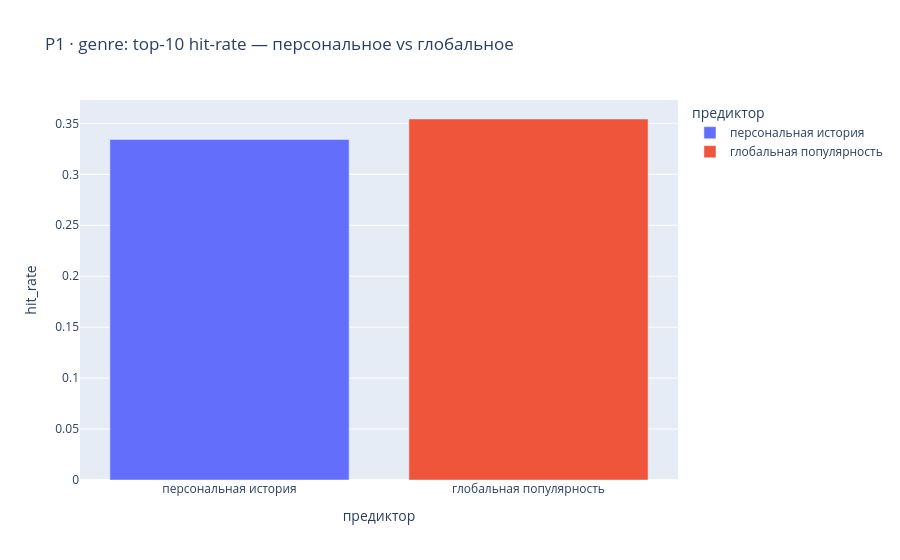

Notebook code cell kept with this figure:
### Markdown cell above
## 4. Персональная история vs глобальная популярность (top-10 hit-rate) — решающий тест

repeat-mass (§3) сам по себе неоднозначен: глобальный head тоже покрывает ~42% массы. Поэтому сравним **в лоб**, насколько вчерашний top-10 жанров предсказывает сегодняшний персональный top-10:

- **персональный предиктор** — вчерашний top-10 *этого юзера*;
- **глобальный предиктор** — вчерашний глобальный top-10 (популярность).

Если персональный hit-rate заметно выше глобального — персональная per-(user, item) память несёт сигнал сверх популярности → **идея жива**.

### Code cell
K = 10

def topk(df, by, val, k=K):
    return (df.with_columns(pl.col(val).rank("ordinal", descending=True).over(by).alias("rk"))
              .filter(pl.col("rk") <= k))

# сегодняшний персональный top-K (что предсказываем) + привязка к предыдущему дню юзера
cur_top = topk(cur, ["user_id", "ts"], "p").select(["user_id", "ts", "genre"]) \
            .join(pairs, on=["user_id", "ts"])

# персональный предиктор: вчерашний top-K этого юзера
self_prev = topk(cur, ["user_id", "ts"], "p").select(
    ["user_id", pl.col("ts").alias("prev_ts"), "genre"]).with_columns(pl.lit(1).alias("self_hit"))

# глобальный предиктор: вчерашний глобальный top-K по СУММАРНОЙ массе (популярность по охвату,
# а не по интенсивности у немногих) — это честный, сильный неперсональный baseline
glob = norm.group_by(["ts", "genre"]).agg(pl.col("p").sum().alias("g"))
glob_prev = topk(glob, ["ts"], "g").select(
    [pl.col("ts").alias("prev_ts"), "genre"]).with_columns(pl.lit(1).alias("glob_hit"))

hits = (cur_top
        .join(self_prev, on=["user_id", "prev_ts", "genre"], how="left")
        .join(glob_prev, on=["prev_ts", "genre"], how="left")
        .with_columns([pl.col("self_hit").fill_null(0), pl.col("glob_hit").fill_null(0)])
        .group_by(["user_id", "ts"])
        .agg([pl.col("self_hit").sum().alias("ns"),
              pl.col("glob_hit").sum().alias("ng"),
              pl.len().alias("k")])
        .with_columns([(pl.col("ns") / pl.col("k")).alias("hit_self"),
                       (pl.col("ng") / pl.col("k")).alias("hit_global")]))

hs, hg = hits["hit_self"].mean(), hits["hit_global"].mean()
print(f"top-{K} hit-rate (предсказание сегодняшнего персонального top-{K}):")
print(f"  персональная история : {hs:.3f}")
print(f"  глобальная популярность: {hg:.3f}")
print(f"  отрыв персонального    : +{hs - hg:.3f}  ({(hs/hg - 1)*100:.0f}% относительно)")

cmp = pl.DataFrame({"предиктор": ["персональная история", "глобальная популярность"],
                    "hit_rate": [hs, hg]})
fig = px.bar(cmp.to_pandas(), x="предиктор", y="hit_rate", color="предиктор",
             title=f"P1 · genre: top-{K} hit-rate — персональное vs глобальное")
fig.show()

### Figure 1 — Plotly figure (JSON) as saved in the notebook; plotly's stock layout.template omitted (floating-point values rounded to 4 significant figures)
{"data": [{"hovertemplate": "предиктор=%{x}<br>hit_rate=%{y}<extra></extra>", "legendgroup": "персональная история", "marker": {"color": "#636efa", "pattern": {"shape": ""}}, "name": "персональная история", "orientation": "v", "showlegend": true, "textposition": "auto", "type": "bar", "x": ["персональная история"], "xaxis": "x", "y": [0.3341], "yaxis": "y"}, {"hovertemplate": "предиктор=%{x}<br>hit_rate=%{y}<extra></extra>", "legendgroup": "глобальная популярность", "marker": {"color": "#EF553B", "pattern": {"shape": ""}}, "name": "глобальная популярность", "orientation": "v", "showlegend": true, "textposition": "auto", "type": "bar", "x": ["глобальная популярность"], "xaxis": "x", "y": [0.3543], "yaxis": "y"}], "layout": {"barmode": "relative", "legend": {"title": {"text": "предиктор"}, "tracegroupgap": 0}, "title": {"text": "P1 · genre: top-10 hit-rate — персональное vs глобальное"}, "xaxis": {"anchor": "y", "categoryarray": ["персональная история", "глобальная популярность"], "categoryorder": "array", "domain": [0, 1], "title": {"text": "предиктор"}}, "yaxis": {"anchor": "x", "domain": [0, 1], "title": {"text": "hit_rate"}}}}
